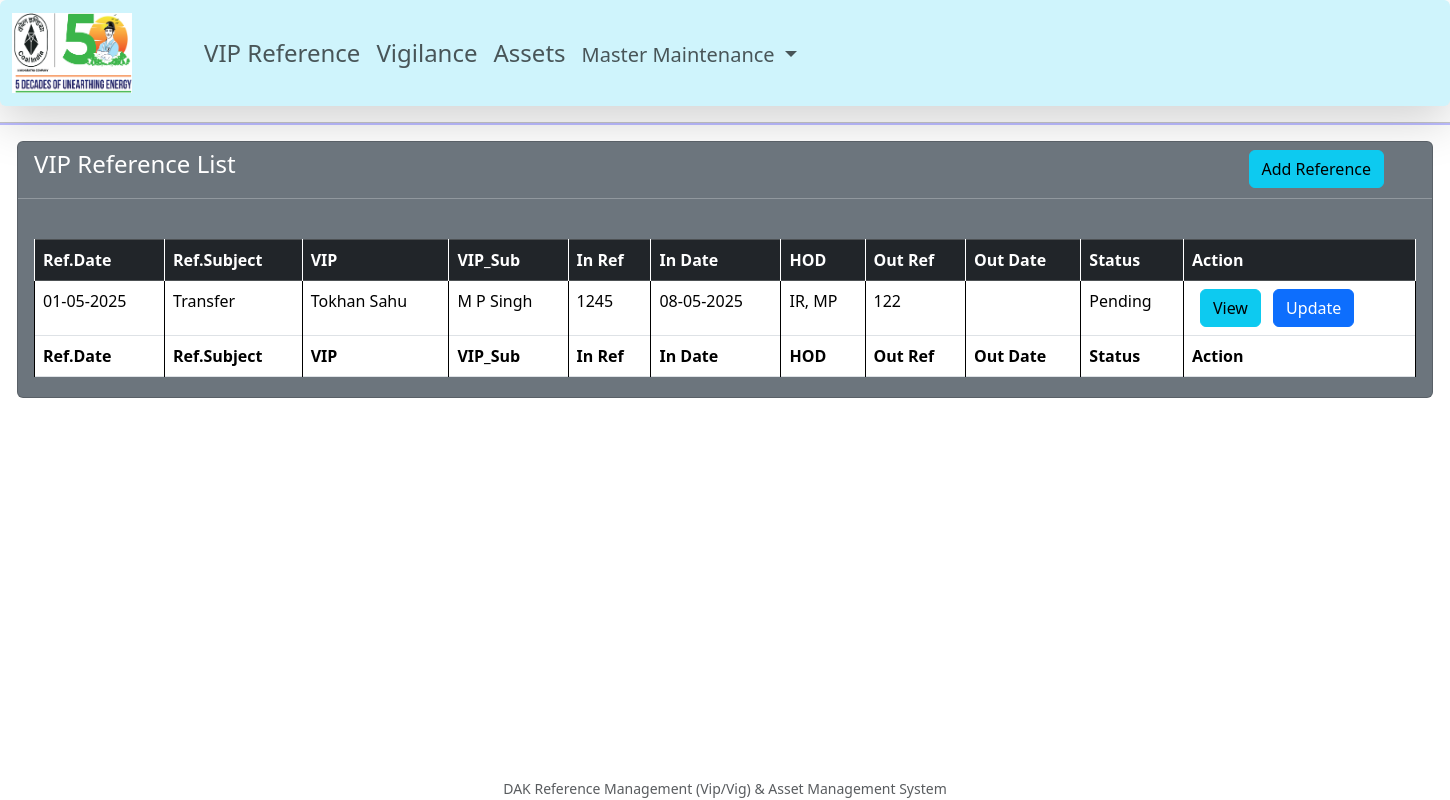
The app's page /vip/ with its own data.
### vip_ref/models.py (models this page shows, shortened)
class Reference(models.Model):
    pending_choices=[
        ('Pending','Pending'),
        ('Partial','Partial'),
        ('Replied','Replied')
    ]
    reference_dt = models.DateField()
    reference_subject = models.CharField(max_length=200)
    vip = models.ForeignKey(VIP, on_delete=models.CASCADE)
    vip_sub = models.CharField(max_length=60,null=True,blank=True)
    reference_contents = models.TextField(null=True, blank=True)
    inward_ref= models.CharField(max_length=100, null=True, blank=True)
    inward_dt = models.DateField(null=True,blank=True)
    hod = models.ManyToManyField(HOD, blank=True, related_name='references')
    hod_reply = models.ManyToManyField(HOD, blank=True, related_name='references_reply')
    outward_ref = models.CharField(max_length=60, null=True, blank=True)
    outward_dt = models.DateField(null=True,blank=True)
    subject_file = models.FileField(upload_to='subject',null=True, blank=True, default=get_default)
    reply_file = models.FileField(upload_to='reply',null=True, blank=True, default=get_default)
    pending = models.CharField(choices= pending_choices,null=True, blank=True)
    remarks = models.TextField(null=True, blank=True)
    updated = models.DateTimeField(auto_now=True)
    created = models.DateTimeField(auto_now_add=True)
    class Meta:
        ordering = ['-inward_dt']

class VIP(models.Model):
    vip= models.CharField(max_length=20)
    def __str__(self):
        return self.vip

class HOD(models.Model):
    hod= models.CharField(max_length=20)
    def __str__(self):
        return self.hod

### vip_ref/views.py (the view)
# urls.py: 2. Add a URL to urlpatterns:  path('', views.home, name='home')
def home(request):
    data= Reference.objects.all()
    context= {'data':data}
    return render(request, 'vip_ref/home.html', context)

### vip_ref/templates/vip_ref/home.html
{% extends 'base.html' %}
{% load static %}
{% block content %}
        <div class="container-fluid" style="width:1440px;">
        <div class="card text-white bg-secondary fw-800" >
            <div class='position-relative mb-3'>
                <div class='position-absolute top-0 start-0'>
                    <h4 class="text-white mx-3 mt-2"> VIP Reference List </h4>
                </div>
                <div class="position-absolute top-0 end-0 mt-2 me-5">
                    <a class="btn btn-info " href="{% url 'vip:add_data' %}">Add Reference</a>
                </div>
            </div>
            <br>
            <hr>
        <div class="card-body">
        <table id="example" class="table  table-hover table-bordered mt-2  mb-1" >
            <thead class=" table-dark">
                <tr>
                    <th>Ref.Date</th>
                    <th>Ref.Subject</th>
                    <th>VIP</th>
                    <th>VIP_Sub</th>
                    <th>In Ref</th>
                    <th>In Date</th>
                    <th>HOD</th>
                    <th>Out Ref</th>
                    <th>Out Date</th>
                    <th>Status</th>
                    <th>Action</th>
                </tr>
            </thead>
            <tbody>
                {% for d in data %}
                <tr>
                    <td>{{d.reference_dt | date:"d-m-Y" }}</td>
                    <td>{{d.reference_subject}}</td>
                    <td>{{d.vip}}</td>
                    <td>{{d.vip_sub}}</td>
                    <td>{{d.inward_ref}}</td>
                    <td>{{d.inward_dt| date:"d-m-Y"}}</td>
                    <td>{{d.hod.all|join:", "}}</td>
                    <td>{{d.outward_ref}}</td>
                    <td>{{d.outward_dt | date:"d-m-Y"}}</td>
                    <td>{{d.pending}}</td>
                    <td>
                    <a class="btn btn-info ms-2" href="{% url 'vip:view_ref' d.id %}">View</a>
                    <a class="btn btn-primary ms-2" href="{% url 'vip:update_data' d.id %}">Update</a>
                    </td>
                </tr>
                {% endfor %}
            </tbody>
            <tfoot>
                <tr>
                    <th>Ref.Date</th>
                    <th>Ref.Subject</th>
                    <th>VIP</th>
                    <th>VIP_Sub</th>
                    <th>In Ref</th>
                    <th>In Date</th>
                    <th>HOD</th>
                    <th>Out Ref</th>
                    <th>Out Date</th>
                    <th>Status</th>
                    <th>Action</th>
                </tr>
            </tfoot>
        </table>
    </div>
    </div>
</div>
    {% endblock content %}

### templates/base.html (style rules this page uses)
thead { position: sticky; padding: 3px; margin: 3px; top: 0; }
td, th { border: 1px solid; }

### records on screen
Reference: reference_dt "01-05-2025", reference_subject "Transfer", vip "Tokhan Sahu", vip_sub "M P Singh", inward_ref "1245", inward_dt "08-05-2025", hod.all "IR, MP", outward_ref "122", pending "Pending"
